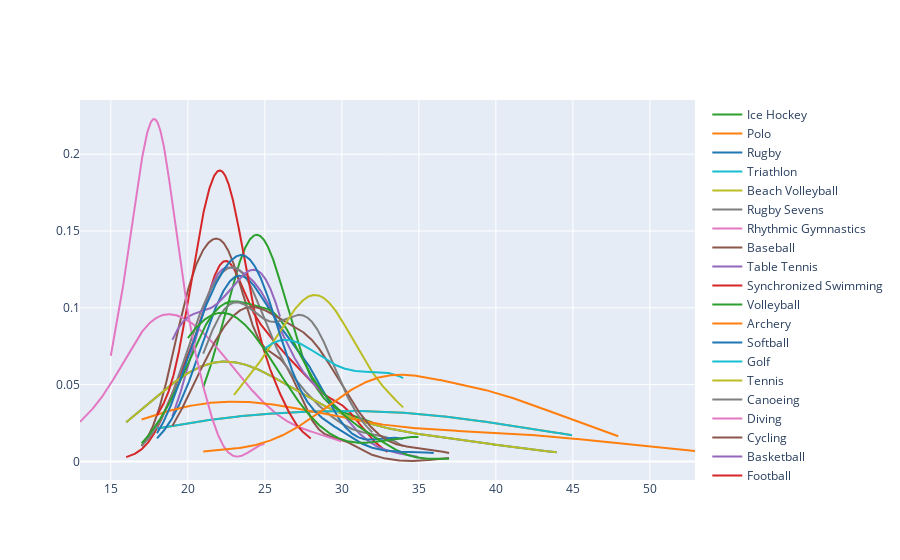

The notebook cell this image was saved under:
### Code cell
fig.show()

### Figure 1 — Plotly figure (JSON) as saved in the notebook; plotly's stock layout.template omitted (floating-point values rounded to 4 significant figures; data arrays with more than 128 entries replaced by an {"elided": "..."} marker saying what was removed)
{"data": [{"legendgroup": "Tennis", "marker": {"color": "rgb(31, 119, 180)"}, "mode": "lines", "name": "Tennis", "showlegend": true, "type": "scatter", "x": {"elided": "500 float values"}, "xaxis": "x", "y": {"elided": "500 float values"}, "yaxis": "y"}, {"legendgroup": "Golf", "marker": {"color": "rgb(255, 127, 14)"}, "mode": "lines", "name": "Golf", "showlegend": true, "type": "scatter", "x": {"elided": "500 float values"}, "xaxis": "x", "y": {"elided": "500 float values"}, "yaxis": "y"}, {"legendgroup": "Cricket", "marker": {"color": "rgb(44, 160, 44)"}, "mode": "lines", "name": "Cricket", "showlegend": true, "type": "scatter", "x": {"elided": "500 float values"}, "xaxis": "x", "y": {"elided": "500 float values"}, "yaxis": "y"}, {"legendgroup": "Football", "marker": {"color": "rgb(214, 39, 40)"}, "mode": "lines", "name": "Football", "showlegend": true, "type": "scatter", "x": {"elided": "500 float values"}, "xaxis": "x", "y": {"elided": "500 float values"}, "yaxis": "y"}, {"legendgroup": "Basketball", "marker": {"color": "rgb(148, 103, 189)"}, "mode": "lines", "name": "Basketball", "showlegend": true, "type": "scatter", "x": {"elided": "500 float values"}, "xaxis": "x", "y": {"elided": "500 float values"}, "yaxis": "y"}, {"legendgroup": "Cycling", "marker": {"color": "rgb(140, 86, 75)"}, "mode": "lines", "name": "Cycling", "showlegend": true, "type": "scatter", "x": {"elided": "500 float values"}, "xaxis": "x", "y": {"elided": "500 float values"}, "yaxis": "y"}, {"legendgroup": "Diving", "marker": {"color": "rgb(227, 119, 194)"}, "mode": "lines", "name": "Diving", "showlegend": true, "type": "scatter", "x": {"elided": "500 float values"}, "xaxis": "x", "y": {"elided": "500 float values"}, "yaxis": "y"}, {"legendgroup": "Canoeing", "marker": {"color": "rgb(127, 127, 127)"}, "mode": "lines", "name": "Canoeing", "showlegend": true, "type": "scatter", "x": {"elided": "500 float values"}, "xaxis": "x", "y": {"elided": "500 float values"}, "yaxis": "y"}, {"legendgroup": "Tennis", "marker": {"color": "rgb(188, 189, 34)"}, "mode": "lines", "name": "Tennis", "showlegend": true, "type": "scatter", "x": {"elided": "500 float values"}, "xaxis": "x", "y": {"elided": "500 float values"}, "yaxis": "y"}, {"legendgroup": "Golf", "marker": {"color": "rgb(23, 190, 207)"}, "mode": "lines", "name": "Golf", "showlegend": true, "type": "scatter", "x": {"elided": "500 float values"}, "xaxis": "x", "y": {"elided": "500 float values"}, "yaxis": "y"}, {"legendgroup": "Softball", "marker": {"color": "rgb(31, 119, 180)"}, "mode": "lines", "name": "Softball", "showlegend": true, "type": "scatter", "x": {"elided": "500 float values"}, "xaxis": "x", "y": {"elided": "500 float values"}, "yaxis": "y"}, {"legendgroup": "Archery", "marker": {"color": "rgb(255, 127, 14)"}, "mode": "lines", "name": "Archery", "showlegend": true, "type": "scatter", "x": {"elided": "500 float values"}, "xaxis": "x", "y": {"elided": "500 float values"}, "yaxis": "y"}, {"legendgroup": "Volleyball", "marker": {"color": "rgb(44, 160, 44)"}, "mode": "lines", "name": "Volleyball", "showlegend": true, "type": "scatter", "x": {"elided": "500 float values"}, "xaxis": "x", "y": {"elided": "500 float values"}, "yaxis": "y"}, {"legendgroup": "Synchronized Swimming", "marker": {"color": "rgb(214, 39, 40)"}, "mode": "lines", "name": "Synchronized Swimming", "showlegend": true, "type": "scatter", "x": {"elided": "500 float values"}, "xaxis": "x", "y": {"elided": "500 float values"}, "yaxis": "y"}, {"legendgroup": "Table Tennis", "marker": {"color": "rgb(148, 103, 189)"}, "mode": "lines", "name": "Table Tennis", "showlegend": true, "type": "scatter", "x": {"elided": "500 float values"}, "xaxis": "x", "y": {"elided": "500 float values"}, "yaxis": "y"}, {"legendgroup": "Baseball", "marker": {"color": "rgb(140, 86, 75)"}, "mode": "lines", "name": "Baseball", "showlegend": true, "type": "scatter", "x": {"elided": "500 float values"}, "xaxis": "x", "y": {"elided": "500 float values"}, "yaxis": "y"}, {"legendgroup": "Rhythmic Gymnastics", "marker": {"color": "rgb(227, 119, 194)"}, "mode": "lines", "name": "Rhythmic Gymnastics", "showlegend": true, "type": "scatter", "x": {"elided": "500 float values"}, "xaxis": "x", "y": {"elided": "500 float values"}, "yaxis": "y"}, {"legendgroup": "Rugby Sevens", "marker": {"color": "rgb(127, 127, 127)"}, "mode": "lines", "name": "Rugby Sevens", "showlegend": true, "type": "scatter", "x": {"elided": "500 float values"}, "xaxis": "x", "y": {"elided": "500 float values"}, "yaxis": "y"}, {"legendgroup": "Beach Volleyball", "marker": {"color": "rgb(188, 189, 34)"}, "mode": "lines", "name": "Beach Volleyball", "showlegend": true, "type": "scatter", "x": {"elided": "500 float values"}, "xaxis": "x", "y": {"elided": "500 float values"}, "yaxis": "y"}, {"legendgroup": "Triathlon", "marker": {"color": "rgb(23, 190, 207)"}, "mode": "lines", "name": "Triathlon", "showlegend": true, "type": "scatter", "x": {"elided": "500 float values"}, "xaxis": "x", "y": {"elided": "500 float values"}, "yaxis": "y"}, {"legendgroup": "Rugby", "marker": {"color": "rgb(31, 119, 180)"}, "mode": "lines", "name": "Rugby", "showlegend": true, "type": "scatter", "x": {"elided": "500 float values"}, "xaxis": "x", "y": {"elided": "500 float values"}, "yaxis": "y"}, {"legendgroup": "Polo", "marker": {"color": "rgb(255, 127, 14)"}, "mode": "lines", "name": "Polo", "showlegend": true, "type": "scatter", "x": {"elided": "500 float values"}, "xaxis": "x", "y": {"elided": "500 float values"}, "yaxis": "y"}, {"legendgroup": "Ice Hockey", "marker": {"color": "rgb(44, 160, 44)"}, "mode": "lines", "name": "Ice Hockey", "showlegend": true, "type": "scatter", "x": {"elided": "500 float values"}, "xaxis": "x", "y": {"elided": "500 float values"}, "yaxis": "y"}], "layout": {"barmode": "overlay", "hovermode": "closest", "legend": {"traceorder": "reversed"}, "xaxis": {"anchor": "y2", "domain": [0, 1], "zeroline": false}, "yaxis": {"anchor": "free", "domain": [0, 1], "position": 0}}}
